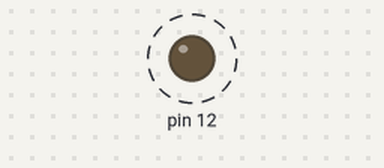
Bench run of a program on a simulated Raspberry Pi (header pin numbers). Parts: output pins drawn as LEDs (lit = HIGH). Dashed ring = blinking. What the program prints to the terminal is not drawn. At 10.0 s the program stops and its outputs stay as they are.

Above: at 0.5 s.
Timing chart, 0 to 4.6 s (numbered marks = the images above):
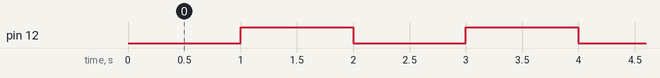

The program:

OnOff.py
```python
# Written by Nimit
import RPi.GPIO as GPIO
import time
GPIO.setmode(GPIO.BOARD) #GPIO.setmode(GPIO.BCM)
GPIO.setwarnings(False)
GPIO.setup(12,GPIO.OUT)
print('haaaaa mmmmaa')

for i in range(10):
    GPIO.output(12,i%2)
    time.sleep(1)
    print(i)
```

Measured:
- by itself, pin 12: alternates HIGH for 1.0 s and LOW for 1.0 s, 9 changes in all, then stays HIGH
